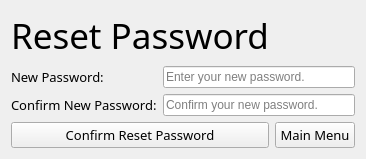
    <widget class="QWidget" name="reset_password">
     <layout class="QGridLayout" name="gridLayout_11">
      <item row="0" column="0" colspan="2">
       <widget class="QLabel" name="reset_password_lbl">
        <property name="font">
         <font>
          <family>Segoe Print</family>
          <pointsize>26</pointsize>
         </font>
        </property>
        <property name="text">
         <string>Reset Password</string>
        </property>
       </widget>
      </item>
      <item row="1" column="0">
       <widget class="QLabel" name="reset_password_new_pass_lbl">
        <property name="font">
         <font>
          <family>Segoe UI Light</family>
          <pointsize>10</pointsize>
         </font>
        </property>
        <property name="text">
         <string>New Password:</string>
        </property>
       </widget>
      </item>
      <item row="1" column="1" colspan="2">
       <widget class="QLineEdit" name="reset_password_new_pass_line">
        <property name="echoMode">
         <enum>QLineEdit::Password</enum>
        </property>
        <property name="readOnly">
         <bool>true</bool>
        </property>
        <property name="placeholderText">
         <string>Enter your new password.</string>
        </property>
        <property name="clearButtonEnabled">
         <bool>true</bool>
        </property>
       </widget>
      </item>
      <item row="2" column="0">
       <widget class="QLabel" name="reset_password_conf_new_pass_lbl">
        <property name="font">
         <font>
          <family>Segoe UI Light</family>
          <pointsize>10</pointsize>
         </font>
        </property>
        <property name="text">
         <string>Confirm New Password:</string>
        </property>
       </widget>
      </item>
      <item row="2" column="1" colspan="2">
       <widget class="QLineEdit" name="reset_password_conf_new_pass_line">
        <property name="readOnly">
         <bool>true</bool>
        </property>
        <property name="placeholderText">
         <string>Confirm your new password.</string>
        </property>
       </widget>
      </item>
      <item row="3" column="0" colspan="2">
       <widget class="QPushButton" name="reset_password_confirm_btn">
        <property name="font">
         <font>
          <family>Segoe UI Light</family>
          <pointsize>10</pointsize>
         </font>
        </property>
        <property name="text">
         <string>Confirm Reset Password</string>
        </property>
       </widget>
      </item>
      <item row="3" column="2">
       <widget class="QPushButton" name="reset_password_main_btn">
        <property name="font">
         <font>
          <family>Segoe UI Light</family>
          <pointsize>10</pointsize>
         </font>
        </property>
        <property name="text">
         <string>Main Menu</string>
        </property>
       </widget>
      </item>
     </layout>
    </widget>
